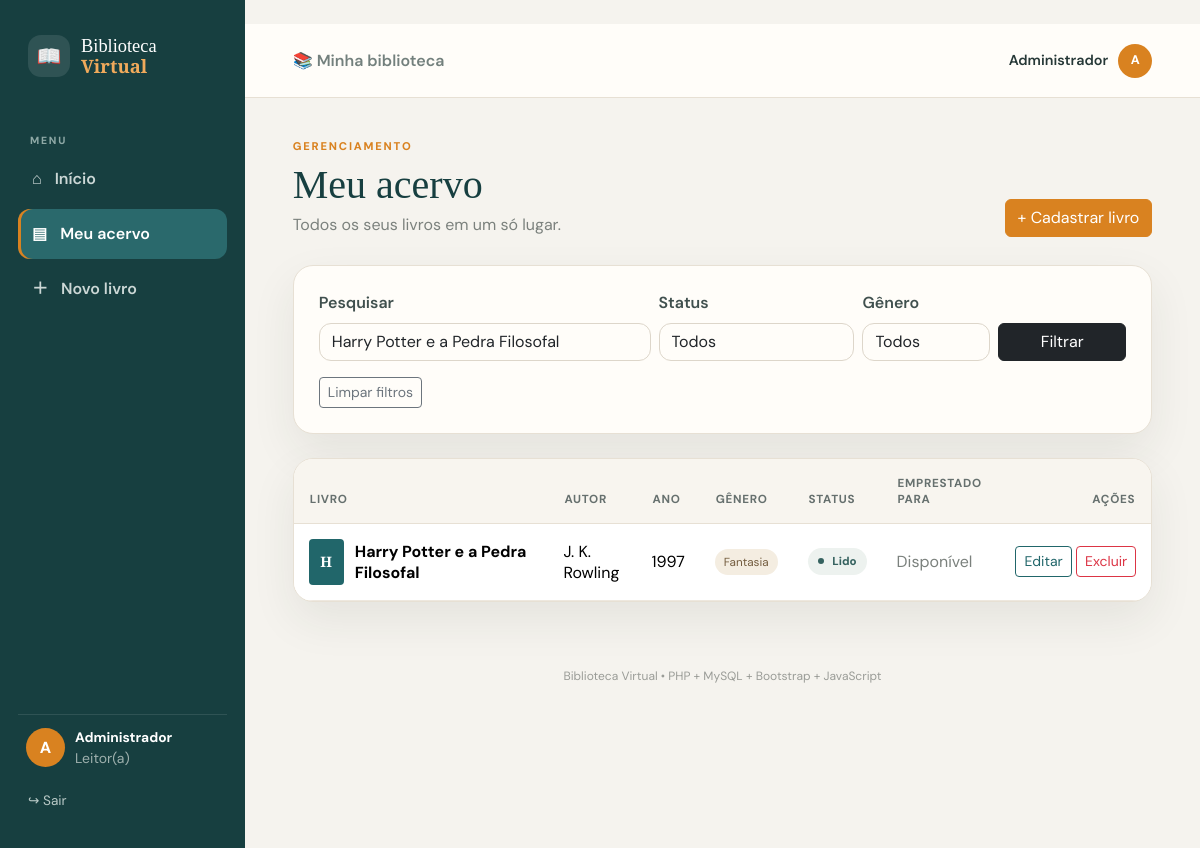
The page /livros/listar.php?busca=Harry Potter e a Pedra Filosofal (signed in) on the database its author committed.
### tables this page shows
CREATE TABLE livros (
    id INT AUTO_INCREMENT PRIMARY KEY,
    titulo VARCHAR(150) NOT NULL,
    autor VARCHAR(100) NOT NULL,
    ano INT NOT NULL,
    genero VARCHAR(50) NOT NULL,
    status_leitura ENUM('Não lido','Lendo','Lido') NOT NULL DEFAULT 'Não lido',
    emprestado_para VARCHAR(100) DEFAULT NULL,
    criado_em TIMESTAMP DEFAULT CURRENT_TIMESTAMP
);

### livros/listar.php (the view, shortened to what this page needs)
<?php
require_once __DIR__ . '/../config/conexao.php';
$busca = trim($_GET['busca'] ?? '');
$status = $_GET['status'] ?? '';
$genero = trim($_GET['genero'] ?? '');
$sql = "SELECT * FROM livros WHERE 1=1";
$params = [];
if ($busca !== '') {
    $sql .= " AND (
        titulo LIKE :busca_titulo
        OR autor LIKE :busca_autor
    )";
    $termo = "%{$busca}%";
    $params[':busca_titulo'] = $termo;
    $params[':busca_autor'] = $termo;
}
$sql .= " ORDER BY id DESC";
$stmt = $pdo->prepare($sql);
$stmt->execute($params);
$livros = $stmt->fetchAll(PDO::FETCH_ASSOC);
?>
<?php include __DIR__ . '/../includes/app-header.php'; ?>
<div class="page-title">
    <div>
        <span class="eyebrow">
            GERENCIAMENTO
        </span>
        <h1>
            Meu acervo
        </h1>
        <p>
            Todos os seus livros em um só lugar.
        </p>
    </div>
    <a
        href="cadastrar.php"
        class="btn btn-primary"
    >
        + Cadastrar livro
    </a>
</div>
<div class="content-card mb-4">
    <form
        method="GET"
        class="row g-2 align-items-end"
    >
        <div class="col-lg-5">
            <label class="form-label">
                Pesquisar
            </label>
            <input
                type="text"
                name="busca"
                class="form-control"
                placeholder="Título ou autor..."
                value="<?= htmlspecialchars($busca) ?>"
            >
        </div>
        <div class="col-lg-3">
            <label class="form-label">
                Status
            </label>
            <select
                name="status"
                class="form-select"
            >
                <option value="">
                    Todos
                </option>
            </select>
        </div>
        <div class="col-lg-2">
            <label class="form-label">
                Gênero
            </label>
            <select
                name="genero"
                class="form-select"
            >
                <option value="">
                    Todos
                </option>
            </select>
        </div>
        <div class="col-lg-2 d-grid">
            <button
                type="submit"
                class="btn btn-dark"
            >
                Filtrar
            </button>
        </div>
    </form>
    <?php if ($busca !== '' || $status !== '' || $genero !== ''): ?>
        <div class="mt-3">
            <a
                href="listar.php"
                class="btn btn-sm btn-outline-secondary"
            >
                Limpar filtros
            </a>
        </div>
    <?php endif; ?>
</div>
<div class="content-card p-0 overflow-hidden">
    <div class="table-responsive">
        <table class="table align-middle mb-0 library-table">
            <thead>
                <tr>
                    <th>
                        Livro
                    </th>
                    <th>
                        Autor
                    </th>
                    <th>
                        Ano
                    </th>
                    <th>
                        Gênero
                    </th>
                    <th>
                        Status
                    </th>
                    <th>
                        Emprestado para
                    </th>
                    <th class="text-end">
                        Ações
                    </th>
                </tr>
            </thead>
            <tbody>
                <?php foreach ($livros as $livro): ?>
                    <tr>
                        <td>
                            <div class="table-book">
                                <div class="mini-cover">
                                    <?= htmlspecialchars(
                                        mb_substr(
                                            $livro['titulo'],
                                            0,
                                            1
                                        )
                                    ) ?>
                                </div>
                                <strong>
                                    <?= htmlspecialchars(
                                        $livro['titulo']
                                    ) ?>
                                </strong>
                            </div>
                        </td>
                        <td>
                            <?= htmlspecialchars(
                                $livro['autor']
                            ) ?>
                        </td>
                        <td>
                            <?= htmlspecialchars(
                                $livro['ano']
                            ) ?>
                        </td>
                        <td>
                            <span class="genre-tag">
                                <?= htmlspecialchars(
                                    $livro['genero']
                                ) ?>
                            </span>
                        </td>
                        <td>
                            <span class="status-pill">
                                <?= htmlspecialchars(
                                    $livro['status_leitura']
                                ) ?>
                            </span>
                        </td>
                        <td>
                            <?php if (!empty($livro['emprestado_para'])): ?>
                                <?= htmlspecialchars(
                                    $livro['emprestado_para']
                                ) ?>
                            <?php else: ?>
                                <span class="muted">
                                    Disponível
                                </span>
                            <?php endif; ?>
                        </td>
                        <td class="text-end text-nowrap">
                            <a
                                class="btn btn-sm btn-outline-primary"
                                href="editar.php?id=<?= (int)$livro['id'] ?>"
                            >
                                Editar
                            </a>
                            <a
                                class="btn btn-sm btn-outline-danger"
                                href="excluir.php?id=<?= (int)$livro['id'] ?>"
                                onclick="return confirmarExclusao(<?= htmlspecialchars(
                                    json_encode(
                                        $livro['titulo'],
                                        JSON_UNESCAPED_UNICODE
                                    )
                                ) ?>)"
                            >
                                Excluir
                            </a>
                        </td>
                    </tr>
                <?php endforeach; ?>
            </tbody>
        </table>
    </div>
</div>
<?php include __DIR__ . '/../includes/app-footer.php'; ?>

### assets/css/style.css (style rules this page uses)
:root { --cream:#f7f2e8; --paper:#fffdf8; --ink:#173f40; --teal:#21666a; --teal-dark:#174e51; --orange:#d98220; --orange-dark:#bd6c16; --muted:#7b817d; --line:#e7e0d4; --shadow:0 18px 45px rgba(40,48,43,.08); }
* { box-sizing:border-box }
body { margin:0;font-family:"DM Sans",sans-serif;background:#f5f3ee;color:#263837 }
h1,h2,h3 { font-family:"Playfair Display",serif;color:var(--ink) }
.btn-primary { background:var(--orange);border-color:var(--orange);color:#fff }
.btn-outline-primary { color:var(--teal);border-color:var(--teal) }
.form-control,.form-select { border:1px solid #ddd6ca;background:#fffdf9;border-radius:12px }
.form-label { font-weight:600;color:#40504e }
.muted { color:var(--muted) }
.eyebrow { display:block;letter-spacing:.16em;font-size:.7rem;font-weight:800;color:var(--orange);margin-bottom:6px }
.app-body { background:#f5f3ee }
.page-title { display:flex;justify-content:space-between;gap:25px;align-items:end;margin-bottom:28px }
.page-title h1 { font-size:2.5rem;margin:0 }
.page-title p { color:var(--muted);margin:4px 0 0 }
.metric,.content-card { background:#fffdf9;border:1px solid var(--line);box-shadow:var(--shadow);border-radius:20px }
.content-card { padding:25px }
.book-cover,.mini-cover { background:var(--teal);color:#fff;display:grid;place-items:center;font-family:"Playfair Display",serif;font-weight:700;flex:0 0 auto }
.status-pill { display:inline-block;padding:6px 10px;border-radius:99px;background:#edf2ef;color:#35625f;font-size:.72rem;font-weight:800;white-space:nowrap }
.status-pill:before { content:"";display:inline-block;width:6px;height:6px;background:currentColor;border-radius:50%;margin-right:6px;vertical-align:1px }
.library-table thead th { background:#f8f5ef;color:#66706e;font-size:.73rem;text-transform:uppercase;letter-spacing:.06em;border-bottom:1px solid var(--line);padding:16px }
.library-table tbody td { padding:15px;border-color:#eee8df }
.table-book { display:flex;align-items:center;gap:11px;min-width:220px }
.mini-cover { width:35px;height:46px;border-radius:4px;font-size:.9rem }
.genre-tag { background:#f4ede1;border-radius:99px;padding:5px 9px;font-size:.73rem;color:#735c3e }

### rows shown on the page
livros: titulo "H", titulo "Harry Potter e a Pedra Filosofal", autor "J. K. Rowling", ano "1997", genero "Fantasia", status_leitura "Lido", shows "Disponível"

### other values the page prints
mb_strtoupper(mb_substr(usuarioAtual(),0,1)) "A"
usuarioAtual() "Administrador"
